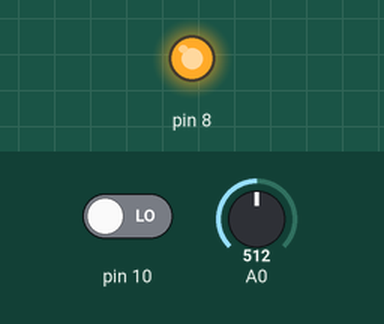
A sketch run on a simulated Arduino Uno, built with avr-gcc and run on an emulated ATmega328P. On the bench: output pins drawn as LEDs (lit = HIGH). The inputs (shaded band) are chosen by the test bench; at power-on: A0 = 512, pin 10 LOW.

Above: at 1.2 s.
1.3 s: A0 set to 696
2.8 s: A0 set to 720
At 3.8 s:
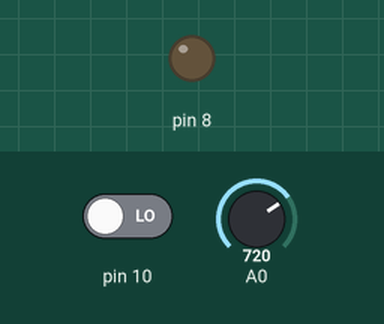
4.3 s: A0 set to 511
At 5.0 s:
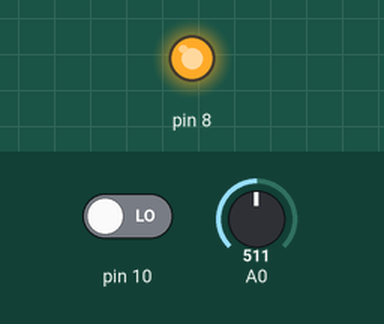
5.8 s: A0 set to 716
At 6.1 s:
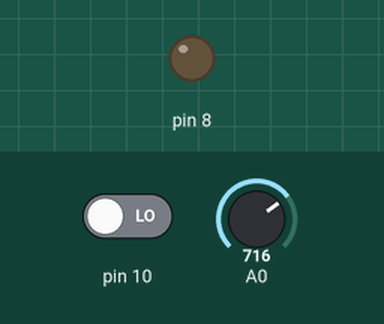
Timing chart, 0 to 8.3 s (numbered marks = the images above; inputs shaded):
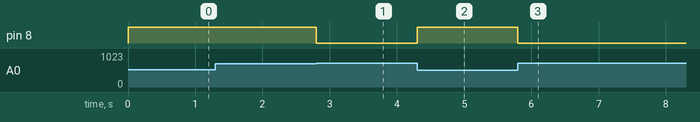

The sketch:

sketch_jul08b.ino
```cpp
// 스위치로 조절
void setup() {
 pinMode(10,INPUT);
 pinMode(8,OUTPUT);
}

void loop() {
  int light = analogRead(A0);
  if(digitalRead(10) == HIGH) {
    //analogWrite(9,0);
    digitalWrite(8,HIGH);
    delay(3000);
  }
  else{
    int ledLight = map(light,400,1000,255,0);

    if(ledLight < 127) {
      digitalWrite(8,LOW);
    }
    else{
      digitalWrite(8,HIGH);
    }

    //analogWrite(9,ledLight);
  }
 }
```

Measured:
- the behaviour switches between 703 and 704 on A0 (found by bisection; images 0 and 1)
- after the input at 1.3 s, every drawn part: stays the same
- after the input at 2.8 s, pin 8: HIGH → LOW at once
- after the input at 4.3 s, pin 8: LOW → HIGH at once
- after the input at 5.8 s, pin 8: HIGH → LOW at once
